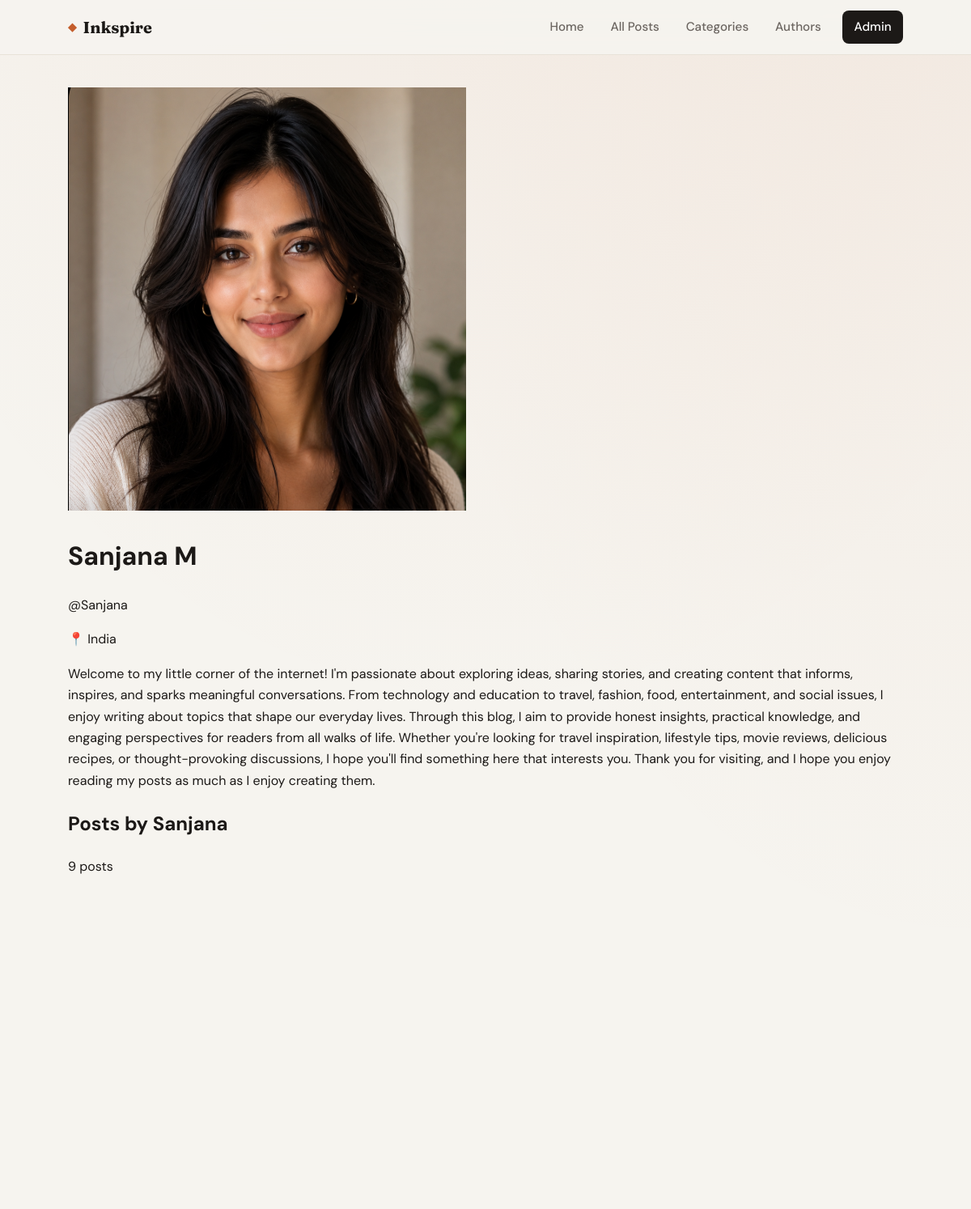
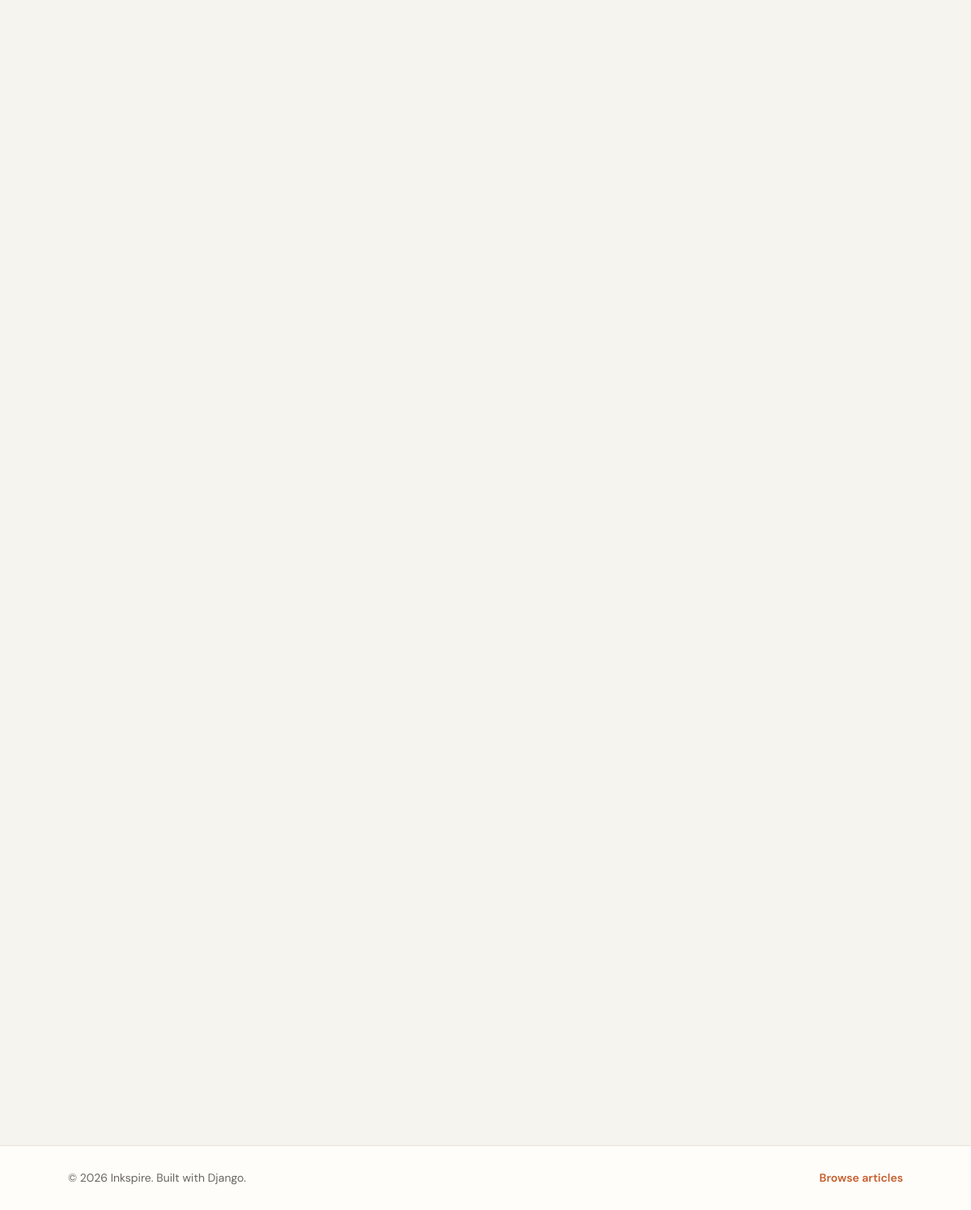
Screenshot of /blog/profile/Sanjana/ (signed in) with the database file from the repository (2 pictures, top to bottom).
### backend/blog/models.py (models this page shows, shortened)
class UserProfile(models.Model):
    user = models.OneToOneField(User, on_delete=models.CASCADE, related_name='profile')
    bio = models.TextField(blank=True, help_text='Tell us about yourself')
    profile_image = models.ImageField(upload_to='profile_images/', blank=True, null=True)
    website = models.URLField(blank=True, help_text='Your personal website')
    twitter = models.URLField(blank=True, help_text='Twitter profile URL')
    linkedin = models.URLField(blank=True, help_text='LinkedIn profile URL')
    github = models.URLField(blank=True, help_text='GitHub profile URL')
    instagram = models.URLField(blank=True, help_text='Instagram profile URL')
    location = models.CharField(max_length=100, blank=True, help_text='Your location')
    created_at = models.DateTimeField(auto_now_add=True)
    updated_at = models.DateTimeField(auto_now=True)
    class Meta:
        verbose_name = 'User Profile'
        verbose_name_plural = 'User Profiles'

### backend/blog/views.py (the view)
# urls.py: path('profile/<str:username>/', views.profile, name='profile'),
@login_required(login_url='blog:user_login')
def profile(request, username):
    user = get_object_or_404(User, username=username)
    profile, created = UserProfile.objects.get_or_create(user=user)
    posts = user.posts.filter(published=True).select_related('author')
    is_own_profile = request.user == user
    return render(request, 'blog/profile.html', {
        'profile_user': user,
        'profile': profile,
        'posts': posts,
        'is_own_profile': is_own_profile,
    })

### backend/blog/permissions.py (called while the page is built)
def is_site_admin(user):
    return user.is_authenticated and user.is_staff

### frontend/templates/blog/profile.html (shortened to what this page needs)
{% extends "blog/base.html" %}
{% load static %}
{% block content %}
<div class="profile-page">
    <div class="profile-header">
        <div class="profile-header__content">
            <div class="profile-avatar">
                {% if profile.profile_image %}
                <img src="{{ profile.profile_image.url }}" alt="{{ profile_user.username }}" class="profile-avatar__image">
                {% else %}
                <div class="profile-avatar__placeholder">
                    <span class="profile-avatar__initial">{{ profile_user.username|slice:":1"|upper }}</span>
                </div>
                {% endif %}
            </div>
            <div class="profile-info">
                <h1 class="profile-info__name">{{ profile_user.get_full_name|default:profile_user.username }}</h1>
                <p class="profile-info__username">@{{ profile_user.username }}</p>
                {% if profile.location %}
                <p class="profile-info__location">📍 {{ profile.location }}</p>
                {% endif %}
                {% if profile.bio %}
                <p class="profile-info__bio">{{ profile.bio }}</p>
                {% endif %}
            </div>
        </div>
    </div>
    <div class="profile-posts">
        <h2 class="profile-posts__title">Posts by {{ profile_user.username }}</h2>
        <p class="profile-posts__count">{{ posts.count }} post{{ posts.count|pluralize }}</p>
        {% if posts %}
        <div class="post-grid">
        </div>
        {% else %}
        <p class="profile-posts__empty">No posts yet.</p>
        {% endif %}
    </div>
</div>
{% endblock %}

### frontend/static/blog/css/main.css (style rules this page uses)
:root { --color-bg: #f6f4ef; --color-surface: #ffffff; --color-surface-raised: #fffdf9; --color-border: #e8e2d8; --color-text: #1c1917; --color-text-muted: #6b6560; --color-accent: #c45d2c; --color-accent-hover: #a34d24; --color-accent-soft: #fdf0e8; --color-header-bg: rgba(246, 244, 239, 0.92); --font-sans: "DM Sans", system-ui, sans-serif; --font-display: "Fraunces", Georgia, serif; --radius-sm: 8px; --radius-md: 14px; --radius-lg: 20px; --shadow-sm: 0 1px 3px rgba(28, 25, 23, 0.06); --shadow-md: 0 4px 20px rgba(28, 25, 23, 0.08); --shadow-lg: 0 12px 40px rgba(28, 25, 23, 0.1); --container: 1080px; --header-height: 68px; --transition: 0.2s ease; }
*, *::before, *::after { box-sizing: border-box; }
html { scroll-behavior: smooth; }
body { margin: 0; min-height: 100vh; display: flex; flex-direction: column; font-family: var(--font-sans); font-size: 1rem; line-height: 1.65; color: var(--color-text); background: var(--color-bg); background-image: radial-gradient(ellipse 80% 50% at 50% -20%, rgba(196, 93, 44, 0.08), transparent), radial-gradient(ellipse 60% 40% at 100% 0%, rgba(196, 93, 44, 0.05), transparent); }
img { max-width: 100%; height: auto; }
.post-grid { display: grid; grid-template-columns: repeat(auto-fill, minmax(300px, 1fr)); gap: 1.25rem; }

### rows the page displays
UserProfile: profile_image (picture), location "India", bio "Welcome to my little corner of the internet! I'm passionate about exploring ideas, sharing stories, and creating content that informs, inspires, and sparks meaningful conversations. From technology and education to travel, fashion, food, entertainment, and social issues, I enjoy writing about topics that shape our everyday lives. Through this blog, I aim to provide honest insights, practical knowledge, and engaging perspectives for readers from all walks of life. Whether you're looking for travel inspiration, lifestyle tips, movie reviews, delicious recipes, or thought-provoking discussions, I hope you'll find something here that interests you. Thank you for visiting, and I hope you enjoy…"

### other values shown
{{ profile_user.get_full_name|default:profile_user.username }} "Sanjana M"
{{ profile_user.username }} "Sanjana"
{{ posts.count }} "9"
